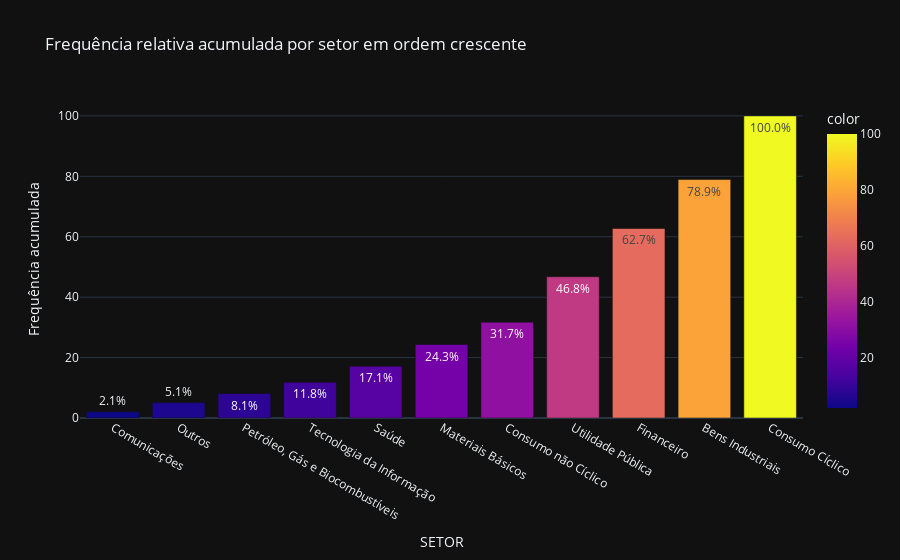

The code cell stored with this chart in its notebook:
### Code cell
# Plot gráfico da frequência acumulada da variável
fig = px.bar(data_frame=fac, 
             title='Frequência relativa acumulada por setor em ordem crescente',
             x=fac.index, 
             y=fac.values, 
             color=fac.values, 
             text=fac.values, 
             template='plotly_dark')
fig.update_traces(hovertemplate='%{y:.2f}%', texttemplate='%{text:.1f}%')
fig.update_layout(hovermode='x unified')
fig.update_yaxes(title_text='Frequência acumulada')

fig.show()

### Figure 1 — Plotly figure (JSON) as saved in the notebook; plotly's stock layout.template omitted (floating-point values rounded to 4 significant figures)
{"data": [{"alignmentgroup": "True", "hovertemplate": "%{y:.2f}%", "legendgroup": "", "marker": {"color": [2.08, 5.09, 8.1, 11.81, 17.13, 24.31, 31.71, 46.76, 62.73, 78.94, 100], "coloraxis": "coloraxis", "pattern": {"shape": ""}}, "name": "", "offsetgroup": "", "orientation": "v", "showlegend": false, "text": [2.08, 5.09, 8.1, 11.81, 17.13, 24.31, 31.71, 46.76, 62.73, 78.94, 100], "textposition": "auto", "texttemplate": "%{text:.1f}%", "type": "bar", "x": ["Comunicações", "Outros", "Petróleo, Gás e Biocombustíveis", "Tecnologia da Informação", "Saúde", "Materiais Básicos", "Consumo não Cíclico", "Utilidade Pública", "Financeiro", "Bens Industriais", "Consumo Cíclico"], "xaxis": "x", "y": [2.08, 5.09, 8.1, 11.81, 17.13, 24.31, 31.71, 46.76, 62.73, 78.94, 100], "yaxis": "y"}], "layout": {"barmode": "relative", "coloraxis": {"colorbar": {"title": {"text": "color"}}, "colorscale": [[0, "#0d0887"], [0.1111, "#46039f"], [0.2222, "#7201a8"], [0.3333, "#9c179e"], [0.4444, "#bd3786"], [0.5556, "#d8576b"], [0.6667, "#ed7953"], [0.7778, "#fb9f3a"], [0.8889, "#fdca26"], [1, "#f0f921"]]}, "hovermode": "x unified", "legend": {"tracegroupgap": 0}, "title": {"text": "Frequência relativa acumulada por setor em ordem crescente"}, "xaxis": {"anchor": "y", "domain": [0, 1], "title": {"text": "SETOR"}}, "yaxis": {"anchor": "x", "domain": [0, 1], "title": {"text": "Frequência acumulada"}}}}
